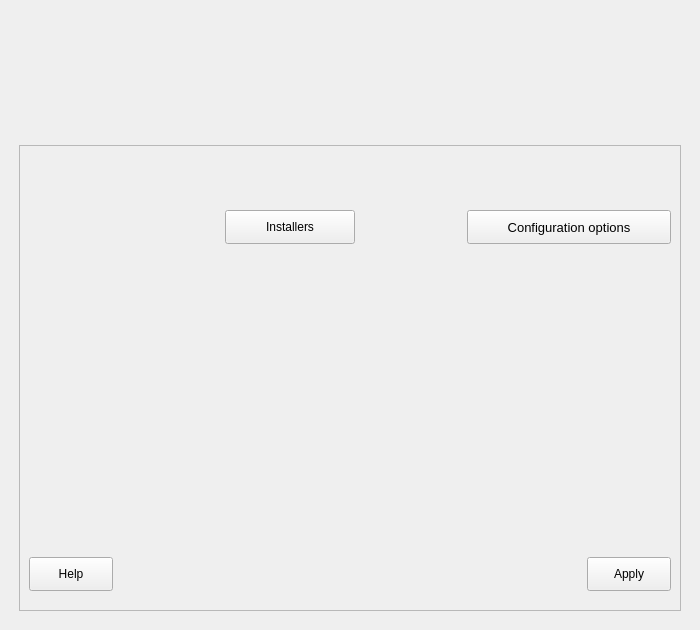
<?xml version="1.0" encoding="UTF-8"?>
<ui version="4.0">
 <class>MainWindow</class>
 <widget class="QMainWindow" name="MainWindow">
  <property name="windowModality">
   <enum>Qt::ApplicationModal</enum>
  </property>
  <property name="geometry">
   <rect>
    <x>0</x>
    <y>0</y>
    <width>700</width>
    <height>630</height>
   </rect>
  </property>
  <property name="sizePolicy">
   <sizepolicy hsizetype="Ignored" vsizetype="Ignored">
    <horstretch>0</horstretch>
    <verstretch>0</verstretch>
   </sizepolicy>
  </property>
  <property name="minimumSize">
   <size>
    <width>700</width>
    <height>250</height>
   </size>
  </property>
  <property name="windowTitle">
   <string>LliureX Java Panel</string>
  </property>
  <property name="windowIcon">
   <iconset theme="lliurex-up">
    <normaloff>.</normaloff>.</iconset>
  </property>
  <widget class="QWidget" name="centralwidget">
   <property name="enabled">
    <bool>true</bool>
   </property>
   <property name="sizePolicy">
    <sizepolicy hsizetype="Expanding" vsizetype="Expanding">
     <horstretch>0</horstretch>
     <verstretch>0</verstretch>
    </sizepolicy>
   </property>
   <property name="minimumSize">
    <size>
     <width>700</width>
     <height>250</height>
    </size>
   </property>
   <property name="maximumSize">
    <size>
     <width>16777215</width>
     <height>16777215</height>
    </size>
   </property>
   <layout class="QVBoxLayout" name="verticalLayout">
    <item>
     <widget class="QLabel" name="bannerLabel">
      <property name="minimumSize">
       <size>
        <width>670</width>
        <height>120</height>
       </size>
      </property>
      <property name="layoutDirection">
       <enum>Qt::LeftToRight</enum>
      </property>
      <property name="text">
       <string/>
      </property>
      <property name="pixmap">
       <pixmap>javapanel-banner.png</pixmap>
      </property>
      <property name="alignment">
       <set>Qt::AlignHCenter|Qt::AlignTop</set>
      </property>
     </widget>
    </item>
    <item>
     <layout class="QVBoxLayout" name="verticalLayout_3">
      <property name="leftMargin">
       <number>10</number>
      </property>
      <property name="topMargin">
       <number>10</number>
      </property>
      <property name="rightMargin">
       <number>10</number>
      </property>
      <property name="bottomMargin">
       <number>10</number>
      </property>
      <item>
       <widget class="QScrollArea" name="scrollArea">
        <property name="minimumSize">
         <size>
          <width>0</width>
          <height>200</height>
         </size>
        </property>
        <property name="widgetResizable">
         <bool>true</bool>
        </property>
        <widget class="QWidget" name="scrollAreaWidgetContents">
         <property name="geometry">
          <rect>
           <x>0</x>
           <y>0</y>
           <width>664</width>
           <height>468</height>
          </rect>
         </property>
         <property name="minimumSize">
          <size>
           <width>0</width>
           <height>0</height>
          </size>
         </property>
         <layout class="QVBoxLayout" name="verticalLayout_5">
          <item>
           <layout class="QHBoxLayout" name="horizontalLayout_2" stretch="0,0">
            <property name="spacing">
             <number>0</number>
            </property>
            <property name="sizeConstraint">
             <enum>QLayout::SetNoConstraint</enum>
            </property>
            <property name="leftMargin">
             <number>10</number>
            </property>
            <property name="topMargin">
             <number>10</number>
            </property>
            <property name="rightMargin">
             <number>0</number>
            </property>
            <property name="bottomMargin">
             <number>10</number>
            </property>
            <item alignment="Qt::AlignRight|Qt::AlignVCenter">
             <widget class="QPushButton" name="installersButton">
              <property name="sizePolicy">
               <sizepolicy hsizetype="Minimum" vsizetype="Fixed">
                <horstretch>0</horstretch>
                <verstretch>0</verstretch>
               </sizepolicy>
              </property>
              <property name="minimumSize">
               <size>
                <width>130</width>
                <height>34</height>
               </size>
              </property>
              <property name="maximumSize">
               <size>
                <width>0</width>
                <height>0</height>
               </size>
              </property>
              <property name="text">
               <string>Installers</string>
              </property>
              <property name="icon">
               <iconset theme="view-list-details">
                <normaloff>.</normaloff>.</iconset>
              </property>
             </widget>
            </item>
            <item alignment="Qt::AlignRight|Qt::AlignVCenter">
             <widget class="QPushButton" name="configurationButton">
              <property name="sizePolicy">
               <sizepolicy hsizetype="Fixed" vsizetype="Fixed">
                <horstretch>0</horstretch>
                <verstretch>0</verstretch>
               </sizepolicy>
              </property>
              <property name="minimumSize">
               <size>
                <width>204</width>
                <height>34</height>
               </size>
              </property>
              <property name="maximumSize">
               <size>
                <width>204</width>
                <height>34</height>
               </size>
              </property>
              <property name="font">
               <font>
                <pointsize>10</pointsize>
               </font>
              </property>
              <property name="layoutDirection">
               <enum>Qt::LeftToRight</enum>
              </property>
              <property name="text">
               <string>Configuration options</string>
              </property>
              <property name="icon">
               <iconset theme="configure">
                <normaloff>.</normaloff>.</iconset>
              </property>
              <property name="checkable">
               <bool>false</bool>
              </property>
             </widget>
            </item>
           </layout>
          </item>
          <item>
           <layout class="QVBoxLayout" name="mainBox">
            <property name="leftMargin">
             <number>0</number>
            </property>
            <property name="topMargin">
             <number>0</number>
            </property>
            <property name="rightMargin">
             <number>0</number>
            </property>
            <property name="bottomMargin">
             <number>0</number>
            </property>
           </layout>
          </item>
          <item>
           <layout class="QVBoxLayout" name="messageBox" stretch="0">
            <property name="leftMargin">
             <number>10</number>
            </property>
            <property name="topMargin">
             <number>10</number>
            </property>
            <property name="rightMargin">
             <number>10</number>
            </property>
            <property name="bottomMargin">
             <number>10</number>
            </property>
            <item>
             <widget class="QLabel" name="messageLabel">
              <property name="font">
               <font>
                <pointsize>11</pointsize>
               </font>
              </property>
              <property name="text">
               <string/>
              </property>
              <property name="alignment">
               <set>Qt::AlignBottom|Qt::AlignHCenter</set>
              </property>
             </widget>
            </item>
           </layout>
          </item>
          <item>
           <layout class="QHBoxLayout" name="horizontalLayout" stretch="0,0">
            <property name="leftMargin">
             <number>0</number>
            </property>
            <property name="topMargin">
             <number>10</number>
            </property>
            <property name="rightMargin">
             <number>0</number>
            </property>
            <property name="bottomMargin">
             <number>10</number>
            </property>
            <item alignment="Qt::AlignLeft|Qt::AlignBottom">
             <widget class="QPushButton" name="helpButton">
              <property name="sizePolicy">
               <sizepolicy hsizetype="Fixed" vsizetype="Fixed">
                <horstretch>0</horstretch>
                <verstretch>0</verstretch>
               </sizepolicy>
              </property>
              <property name="minimumSize">
               <size>
                <width>84</width>
                <height>34</height>
               </size>
              </property>
              <property name="maximumSize">
               <size>
                <width>84</width>
                <height>34</height>
               </size>
              </property>
              <property name="text">
               <string>Help</string>
              </property>
              <property name="icon">
               <iconset theme="help-whatsthis">
                <normaloff>.</normaloff>.</iconset>
              </property>
             </widget>
            </item>
            <item alignment="Qt::AlignRight|Qt::AlignBottom">
             <widget class="QPushButton" name="applyButton">
              <property name="sizePolicy">
               <sizepolicy hsizetype="Fixed" vsizetype="Fixed">
                <horstretch>0</horstretch>
                <verstretch>0</verstretch>
               </sizepolicy>
              </property>
              <property name="minimumSize">
               <size>
                <width>84</width>
                <height>34</height>
               </size>
              </property>
              <property name="maximumSize">
               <size>
                <width>84</width>
                <height>34</height>
               </size>
              </property>
              <property name="layoutDirection">
               <enum>Qt::LeftToRight</enum>
              </property>
              <property name="text">
               <string>Apply</string>
              </property>
              <property name="icon">
               <iconset theme="gtk-ok">
                <normaloff>.</normaloff>.</iconset>
              </property>
              <property name="autoDefault">
               <bool>false</bool>
              </property>
             </widget>
            </item>
           </layout>
          </item>
         </layout>
        </widget>
       </widget>
      </item>
     </layout>
    </item>
   </layout>
  </widget>
 </widget>
 <resources/>
 <connections/>
</ui>
